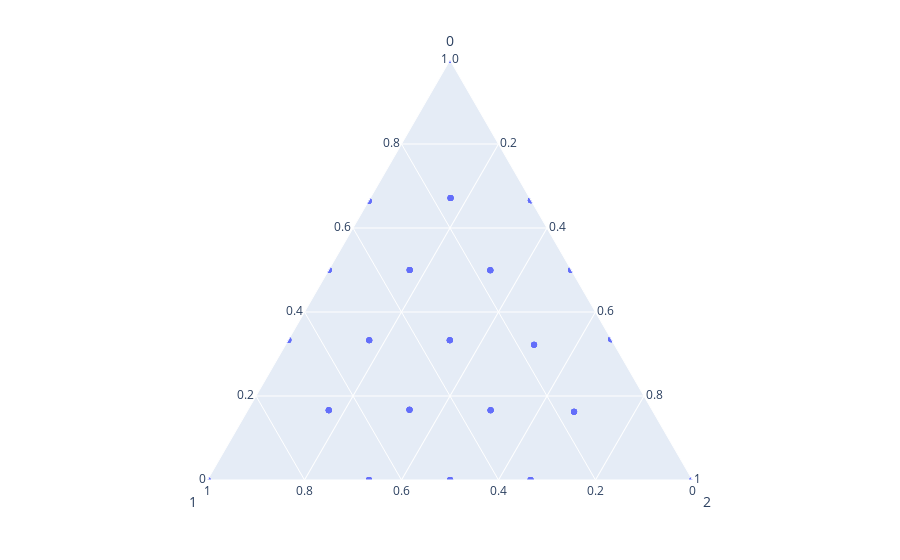

The code cell stored with this chart in its notebook:
### Code cell
#we do a ternary plot
print(components)
fig = px.scatter_ternary(components,a = 0, b = 1, c = 2)
fig.show()
